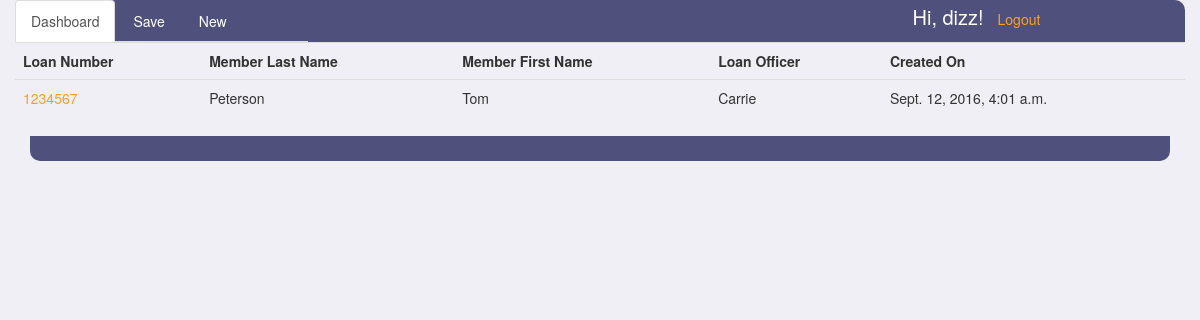
The app's page /dizz/submittals/ (signed in), older data.
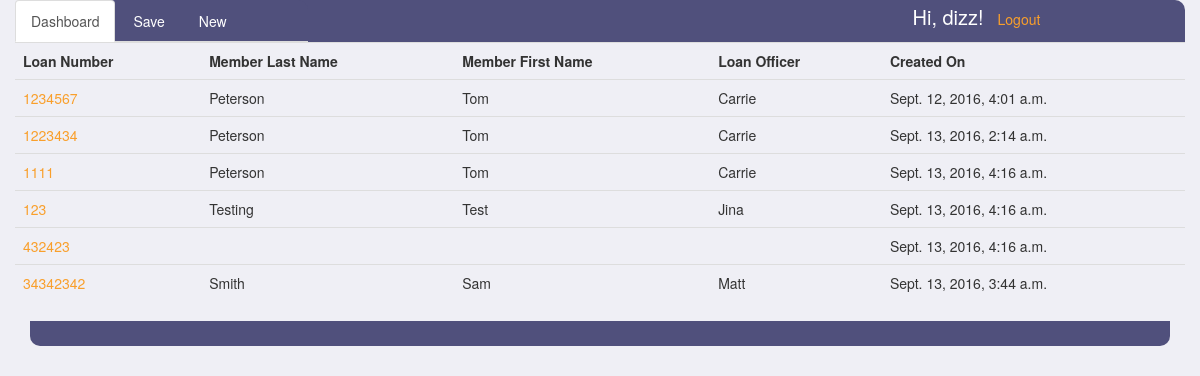
The same page, newer data.
### submittals/models.py (models this page shows, shortened)
class Submittal(models.Model):
    ACCOUNT_TYPES = (
        ('EQ', 'Equity Line of Credit'),
        ('EL', 'Equity Loan'),
    )
    PAY_TYPES = (
        ('BW', 'Bi-Weekly'),
        ('SM', 'Semi-Monthly'),
        ('MO', 'Monthly'),
        ('WK', 'Weekly'),
    )
    loan_number = models.PositiveIntegerField(unique=True)
    account_type = models.CharField(max_length=256, blank=True, choices=ACCOUNT_TYPES)
    loan_officer = models.CharField(max_length=256, blank=True)
    loan_processor = models.ForeignKey(Person, related_name="submittals", null=True, blank=True)
    loan_story = models.CharField(max_length=2560, blank=True)
    b1_first_name = models.CharField(max_length=256, blank=True)
    b1_last_name = models.CharField(max_length=256, blank=True)
    b2_first_name = models.CharField(max_length=256, blank=True)
    b2_last_name = models.CharField(max_length=256, blank=True)
    b1_employer_name = models.CharField(max_length=256, blank=True)
    b2_employer_name = models.CharField(max_length=256, blank=True)
    b1_hire_date = models.CharField(max_length=256, blank=True)
    b2_hire_date = models.CharField(max_length=256, blank=True)
    b1_income_amount = models.PositiveIntegerField(null=True, blank=True)
    b2_income_amount = models.PositiveIntegerField(null=True, blank=True)
    b1_pay_frequency = models.CharField(max_length=256, blank=True, choices=PAY_TYPES)
    b2_pay_frequency = models.CharField(max_length=256, blank=True, choices=PAY_TYPES)
    b1_period_end_date = models.CharField(max_length=256, blank=True)
    b2_period_end_date = models.CharField(max_length=256, blank=True)
    b1_income_output = models.CharField(max_length=256, blank=True)
    b2_income_output = models.CharField(max_length=256, blank=True)
    created_at = models.DateTimeField(auto_now=True)

### submittals/views.py (the view)
# urls.py: url(r'^(?P<username>\w+)/submittals/$', views.dashboard, name='dashboard'),
@login_required
def dashboard(request, username):
    if request.method == 'GET':
        person = Person.objects.get(user=request.user)
        submittals = person.submittals.all()
    return render(request, 'dashboard.html', {'submittals': submittals})

### templates/dashboard.html (shortened to what this page needs)
{% extends 'submittal-layout.html' %}
{% block body %}
<div class="container">
<main>
    <section class="row dashboard-first-row">
        <table class="table table-hover submittal-list">
        <tr>
            <th>Loan Number</th>
            <th>Member Last Name</th>
            <th>Member First Name</th>
            <th>Loan Officer</th>
            <th>Created On</th>
        </tr>
        {% for s in submittals %}
            <tr>
                <td><a href="/{{ request.user.username }}/submittals/{{ s.id }}">{{ s.loan_number }}</a></td>
                <td>{{ s.b1_last_name }}</td>
                <td>{{ s.b1_first_name }}</td>
                <td>{{ s.loan_officer }}</td>
                <td>{{ s.created_at }}</td>
            </tr>
        {% endfor %}
            </table>
        </section>
    <div class="nav-bottom"></div>
            </div>
      <div class="col-md-4"></div>
      <div class="col-md-4"></div>
    <div class="row">
      <div class="col-md-6"></div>
      <div class="col-md-6"></div>
    </div>
{% endblock %}

### templates/submittal-layout.html (shortened to what this page needs)
<!DOCTYPE html>
<html>
<head>
<link rel="stylesheet" href="https://maxcdn.bootstrapcdn.com/bootstrap/3.3.7/css/bootstrap.min.css"
>
{% load static %}
<link rel="stylesheet" type="text/css" href="{% static 'css/submittals.css' %}">
    <link rel="stylesheet" type="text/css" href="{% static 'css/dashboard.css' %}">
</head>
<body>
<div class="container">
    <div class="row">
<header class="nav">
    <ul class="nav nav-tabs col-md-3 col-sm-5 col-xs-8">
      <li role="presentation" class="active"><a href="/{{ user.username }}/submittals/">Dashboard</a></li>
      <li role="presentation"><a onClick="saveSubmit(); return false;" id="save" href="">Save</a></li>
      <li role="presentation"><a href="/{{ user.username }}/submittals/new/">New</a></li>
</ul>
        <ul class="col-md-3 pull-right list-inline logout-list">
            <li><h5>Hi, {{ request.user.username }}!</h5></li>
            <li><a href="/logout_user/">Logout</a></li>
            </ul>
        </header>
    </div>
</div>
{% block body %}
{% endblock %}
</body>
</html>

### submittals/static/css/submittals.css (style rules this page uses)
body { background-color: #efeff5; }
a { color: white; }
h5 { margin: 0; font-size: 20px; }
.nav { background-color: #50507c; border-top-right-radius: 10px; border-top-left-radius: 10px; color: white; }
.logout-list { margin-top: 6px; }
.logout-list li a { color: #f99f2b; }

### submittals/static/css/dashboard.css (style rules this page uses)
.table { border-color: #000; border-bottom: 0 !important; }
.table a { color: #f99f2b; }
.nav-bottom { background-color: #50507c; height: 25px; border-bottom-right-radius: 10px; border-bottom-left-radius: 10px; color: white }

Row changes from the older to the newer data that the page shows:
now on this page (row edited): Submittal: loan_number "1223434", b1_last_name "Peterson", b1_first_name "Tom", loan_officer "Carrie", created_at "Sept. 13, 2016, 2:14 a.m."
now on this page (row edited): Submittal: loan_number "1111", b1_last_name "Peterson", b1_first_name "Tom", loan_officer "Carrie", created_at "Sept. 13, 2016, 4:16 a.m."
now on this page (row edited): Submittal: loan_number "123", b1_last_name "Testing", b1_first_name "Test", loan_officer "Jina", created_at "Sept. 13, 2016, 4:16 a.m."
now on this page (row edited): Submittal: loan_number "432423", created_at "Sept. 13, 2016, 4:16 a.m."
now on this page (row edited): Submittal: loan_number "34342342", b1_last_name "Smith", b1_first_name "Sam", loan_officer "Matt", created_at "Sept. 13, 2016, 3:44 a.m."
